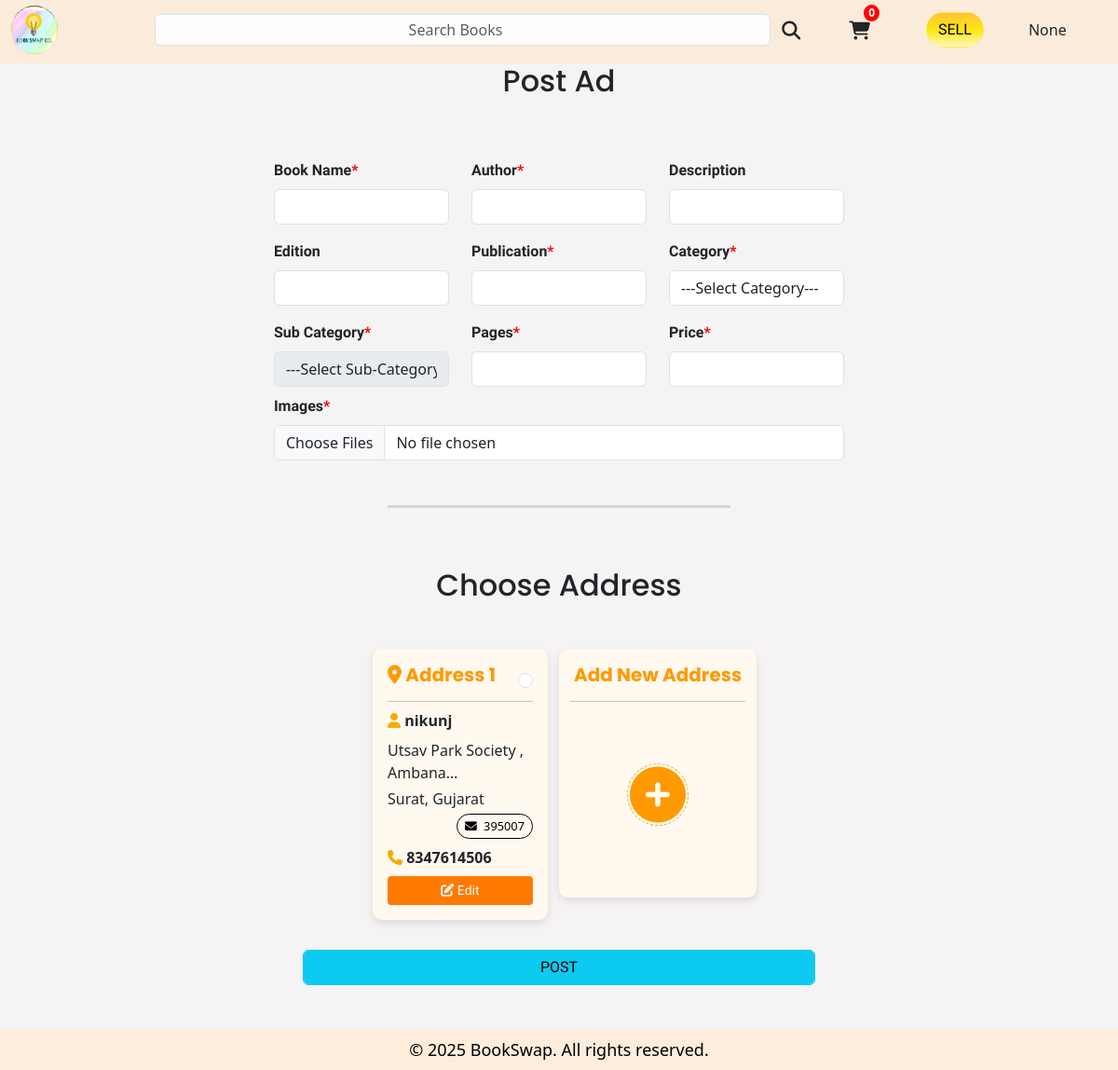
Screenshot of /post/ (signed in) with the database file from the repository.
### accounts/models.py (models this page shows, shortened)
class CustomUser(AbstractUser):
    username = models.CharField(max_length=50, unique=False)
    email = models.EmailField(max_length=150, unique=True)
    photo = models.ImageField(upload_to='user_photos', default='default_user_photo.png')
    mobile = models.CharField(max_length=10, blank=True)
    gender = models.CharField(max_length=50, blank=True)
    profile_completed = models.BooleanField(default=False)
    address_added = models.BooleanField(default=False)
    USERNAME_FIELD = 'email'
    REQUIRED_FIELDS = ['username']
    multiavatar_svg = models.TextField(null=True, blank=True)

class Address(models.Model):
    user = models.ForeignKey(CustomUser, on_delete=models.CASCADE, related_name="addresses")
    full_name = models.CharField(max_length=50)
    pincode = models.IntegerField()
    state = models.CharField(max_length=70)
    city = models.CharField(max_length=70)
    mobile = models.IntegerField()
    full_address = models.CharField(max_length=200)
    some_instructions = models.CharField(max_length=300, null=True, blank=True)

### books/models.py (models this page shows)
class Cart(models.Model):
    user = models.OneToOneField(CustomUser, on_delete=models.CASCADE, related_name="cart")
    books = models.JSONField(default=dict, blank=True)
    cart_val = models.IntegerField(default=0, blank=True)

### accounts/views.py (the view)
    def modified_func(request, *args, **kwargs):
        previous_url_name = request.resolver_match.url_name
        if not request.user.address_added:
            messages.warning(request, "Please add an address first!")
            return HttpResponseRedirect('/accounts/address/0/?next='+str(previous_url_name))
        return func(request, *args, **kwargs)

### books/forms.py
class BookImageForm(forms.ModelForm):
  images = forms.ImageField(label="Images*", widget=forms.ClearableFileInput(attrs={"class":"form-control", "id":"images"}))
  class Meta:
    model = ImageModel
    fields = ["images"]

### accounts/views.py (called while the page is built)
def profile_completed_decorator(func):
    def modified_func(request, *args, **kwargs):
        previous_url_name = request.resolver_match.url_name
        if not request.user.profile_completed:
            messages.warning(request, "Please complete your profile first!")
            return HttpResponseRedirect('/accounts/profile/?next='+str(previous_url_name))
        return func(request, *args, **kwargs)
    return modified_func

def address_added_decorator(func):
    def modified_func(request, *args, **kwargs):
        previous_url_name = request.resolver_match.url_name
        if not request.user.address_added:
            messages.warning(request, "Please add an address first!")
            return HttpResponseRedirect('/accounts/address/0/?next='+str(previous_url_name))
        return func(request, *args, **kwargs)
    return modified_func

### books/views.py (called while the page is built, shortened)
@login_required
@profile_completed_decorator
@address_added_decorator
def post_ad(request):
    all_addresses = request.user.addresses.all()
    fm = BookForm(initial={'seller': request.user})
    ADDRESS_CHOICES = []
    for address in all_addresses:
        ADDRESS_CHOICES.append([address.id, address.id])
    book_image_fm = BookImageForm()
    return render(request, "books/post_ad.html", {"form":fm, "book_image_form":book_image_fm, "addresses":all_addresses})

### templates/books/post_ad.html (shortened to what this page needs)
{% extends "base.html" %}
{% load static %}
{% block css %}
  <link rel="stylesheet" href="{% static "accounts/user_saved_addresses.css" %}">
{% endblock css %}
{% block content %}
    <div class="container d-flex flex-column gap-5 justify-content-center align-items-center min-vh-100">
        <h2 class="">Post Ad</h2>
        <form class="needs-validation row" method="POST" novalidate enctype="multipart/form-data">
            {% for field in form %}
            {% if not field.is_hidden and field.name != "images" and field.name != "selected_address_id" %}
                <div class="col-12 col-lg-4 my-2">
                <label class="form-label font-suse fw-semibold">{{field.label}}</label>
                {{field}}
                </div>
            {% endif %}
            {% endfor %}
            <div class="col-12">
                <label class="form-label fw-semibold font-suse">Images<span style="color: red; font-weight:bolder;">*</span></label>
                {{book_image_form.images}}
            </div>
            <center><hr class="separator my-5"></center>
            <div class="mt-3">{% include "addresses_include.html" %}</div>
            <div class="d-flex justify-content-center">
                <button class="btn btn-info form-control" type="submit" style="width: 90%;">POST</button>
            </div>
        </form>
      </div>
{% endblock content %}

### templates/header.html (shortened to what this page needs)
{% load static %}
<nav class="navbar bg-body-tertiary position-sticky top-0 z-1 pt-0 pb-1" style="z-index:999 !important">
    <div class="custom_container">
        <a class="navbar-brand" href="{% url 'home' %}">
            <img src="{% static "images/logo.jpeg" %}" alt="Bootstrap" id="logo">
        </a>
        <div class="form_dropdown d-flex m-0 p-0 gap-1 justify-content-evenly">
            <form class="d-none col-8 forLargerrDevices d-sm-none d-md-none d-lg-flex" role="search" action="{% url "search_results" %}">
                <input class="form-control text-center p-1" type="search" placeholder="Search Books" aria-label="Search" style="font-size: 1rem; position:relative;" name="search_for" value="{{search_for}}" id="search_for_1">
                <button type="submit" class="search_btn" style="border: none; padding: 0; background: none;">
                    <span class="input-group-text d-flex bg-light border-0 search_logo">
                        <i class="fas fa-search search_logo fa-lg"></i>
                    </span>
                </button>
            </form>
            {% if request.user.is_authenticated %}
            <div class="d-flex justify-content-center align-items-center icon-container" style="cursor: pointer; height: 80%;">
                <a href="{% url "cart" %}" style="text-decoration: none; color: inherit;">
                    <i class="fas fa-shopping-cart fa-lg icon_transform"></i>
                </a>
                <span class="badge badge-custom" id="cart_val">{{request.user.cart.cart_val}}</span>
            </div>
            <div class="d-flex justify-content-center align-items-center" style="cursor: pointer; height: 80%;">
                <a class="btn d-none d-sm-inline-block sell_btn" href="{% url "post_ad" %}">SELL</a>
            </div>
            <div class="dropdown d-flex justify-content-center align-items-center ms-2" style="cursor: pointer; height: 80%;">
                <a href="#"  class="nav-link " id="dropdownMenuButton" data-bs-toggle="dropdown" aria-expanded="false" style="box-shadow: none;">
                    {% if request.user.photo.url == "/media/default_user_photo.png" %}
                    <div id="profile_pic_div1" class="profile_pic">{{request.user.multiavatar_svg|safe}}</div>
                    {% else %}
                    <img class="profile_pic" src="/media/{{request.user.photo.name}}" >
                    {% endif %}
                </a>
            </div>
            {% else %}
            <div class="navbar-nav" style="display: flex; flex-direction: row; gap: 1.2rem; font-size: 1.2rem; position:relative; left:3.5rem;">
                <a class="nav-link" href="{% url "login" %}">Login</a>
                <a class="nav-link" href="{% url "signup" %}">SignUp</a>
            </div>
            {% endif %}
        </div>
    </div>
</nav>

### templates/addresses_include.html
  <h2 class="mb-5 text-center">Choose Address</h2>
  <div class="row d-flex justify-content-center mb-2" id="address-cards">
      {% for address in addresses %}
      <label for="id_selected_id_{{ forloop.counter }}" class="col-md-4 col-sm-6 col-12 mb-4">
          <div class="card">
              <div class="card-body">
                  <div class="d-flex justify-content-between align-items-center">
                      <h5 class="card-title">
                          <i class="fas fa-map-marker-alt"></i> Address {{ forloop.counter }}
                      </h5>
                      <input
                          class="form-check-input"
                          type="radio"
                          name="selected_address_id"
                          id="id_selected_id_{{ forloop.counter }}"
                          value="{{ address.id }}"
                      />
                  </div>
                  <hr class="my-2" />
                  <p class="card-text">
                      <p class="mb-2"><i class="fas fa-user userIcon orange-2"></i> <strong>{{ address.full_name }}</strong></p>
                      <p><span class="">{{address.full_address|truncatechars:28}}</span></p>
                      <p> {{ address.city }}, {{address.state}}  </p>
                      <p class=" d-flex justify-content-end"> <span class="text-black category-badge" title="pin code" style="padding: 0.2rem 0.5rem;  border: 1px solid #000; border-radius:1rem; font-size: 0.8rem;"><i class="fas fa-envelope me-1"></i> {{address.pincode}}</span> </p>
                      <p class="mt-2"><i class="fas fa-phone phoneIcon ornage-2"></i> <strong> {{ address.mobile }}</strong></p>
                  </p>
                  <div class="d-flex justify-content-between pt-1">
                      <a href="/accounts/address/{{ address.id }}/" class="btn theme-btn-deep btn-sm col-12 me-1">
                          <i class="fas fa-edit"></i> Edit
                      </a>
                  </div>
              </div>
          </div>
        </label>
      {% endfor %}
      <label class="col-md-4 col-sm-6 col-12 mb-4 card address-card">
          <h5 class="text-center pt-3" class="card-title">Add New Address</h5>
          <hr class="my-2" />
          <a href="/accounts/address/0/" class="">
              <div>
                  <i class="fas fa-plus-circle add-icon"></i>
              </div>
          </a>
        </label>
    </div>

### static/css/styles.css (style rules this page uses)
* { margin: 0; padding: 0; box-sizing: border-box; }
body { background-color: #f5f3f3; overflow-x: hidden; }
form { width: 57%; }

### static/css/header.css (style rules this page uses)
.navbar { display: flex; justify-content: center; align-items: center; background-color: rgba(252, 233, 212, 0.803) !important; backdrop-filter: blur(6px); }
#logo { height: 3.2rem; border-radius: 50%; }
.custom_container { display: flex; justify-content: space-between; align-items: center; width: 100%; margin: 0px 1vw; height: var(--height-nav-bar); }
.form_dropdown { display: flex; justify-content: space-between; align-items: center; width: 90%; height: 100%; }
a.navbar-brand { max-width: 5%; }
.profile_pic { width: 3rem; object-fit: cover; border-radius: 50%; }
@media (max-width: 1440px) { .form_dropdown { display: flex; justify-content: space-around; align-items: center; min-width: 20%; height: 100%; } }
i { margin:0; padding: 0; }
.badge-custom { position: absolute; top: -1px; right: -10px; background-color: red; color: white; border-radius: 50%; padding: 0.25em 0.4em; font-size: 0.75em; }
.icon-container { position: relative; font-size: 1rem; margin-right: 20px; }
input[type=search] { background-color: rgba(255, 255, 255, 0.931); }
.search_logo { background-color: transparent !important; }
.sell_btn { background-color: rgb(255, 235, 59); background-image: linear-gradient(to bottom, rgb(255, 193, 59), rgb(255, 231, 15), rgb(253, 247, 190)); background-attachment: inherit; background-size: cover; background-repeat: no-repeat; color: black; border-radius: 21px; transition: .45s; }

### static/css/theme.css (style rules this page uses)
:root { --light-orange-1: #fff9ed; --light-orange-2: #fff5e0; --light-orange-3: #ffeddb; --orange-1: #ffc800; --orange-2: #f5ab00; --orange-3: #ff9900; --dark-orange-1: #ff7a00; --dark-orange-2: #ff6200; --dark-orange-3: #ff4000; --light-success: #17ad67; --default-success: #27a544; --deep-success: #21724c; --height-nav-bar: 4rem; }
.orange-2 { color: var(--orange-2); }
.theme-btn-deep, .btn-deep-theme { background-color: var(--dark-orange-1); color: white; }
.font-suse { font-family: 'SUSE'; }
h1, h2, h3, h4, h5, h6 { font-family: 'Poppins'; }
.btn { font-family: 'SUSE'; }

### static/accounts/user_saved_addresses.css (style rules this page uses)
strong { font-weight: 600; }
p { margin: 4px 0; }
a { text-decoration: none; }
.address-card { height: 16.67rem; max-height: 18rem; display: flex; }
.address-card a div { height: 11.5rem; display: flex; justify-content: center; align-items: center; }
.address-card a div i { font-size: 3.75rem; padding: 0.15rem; border: 1px dashed var(--orange-2); border-radius: 50%; transition: 0.5s }
.card { background-color: #fff9f0; border: none; border-radius: 10px; box-shadow: 0 4px 8px rgba(0, 0, 0, 0.1); transition: transform 0.3s ease, box-shadow 0.3s ease; }
.card-title { color: var(--orange-3); font-weight: bold; }
i.userIcon, i.phoneIcon { color: var(--orange-2) }
.address-card h5 { color: var(--orange-3); font-weight: 650; }
.address-card i { color: var(--orange-3) }

### templates/books/post_ad.html (style rules this page uses)
.separator { border: 0; height: 3px; background-color: grey; margin: 20px 0; width: 60%; padding:0; }

### rows the page displays
CustomUser: user.cart.cart_val "0", user.multiavatar_svg "None"
Address: full_name "nikunj", full_address "Utsav Park Society , Ambana…", city "Surat", state "Gujarat", pincode "395007", mobile "8347614506"

### other values shown
{{ field.label }} "Book Name *" "Author *" "Description" "Edition" "Publication *" "Category *" "Sub Category *" "Pages *" "Price *"
